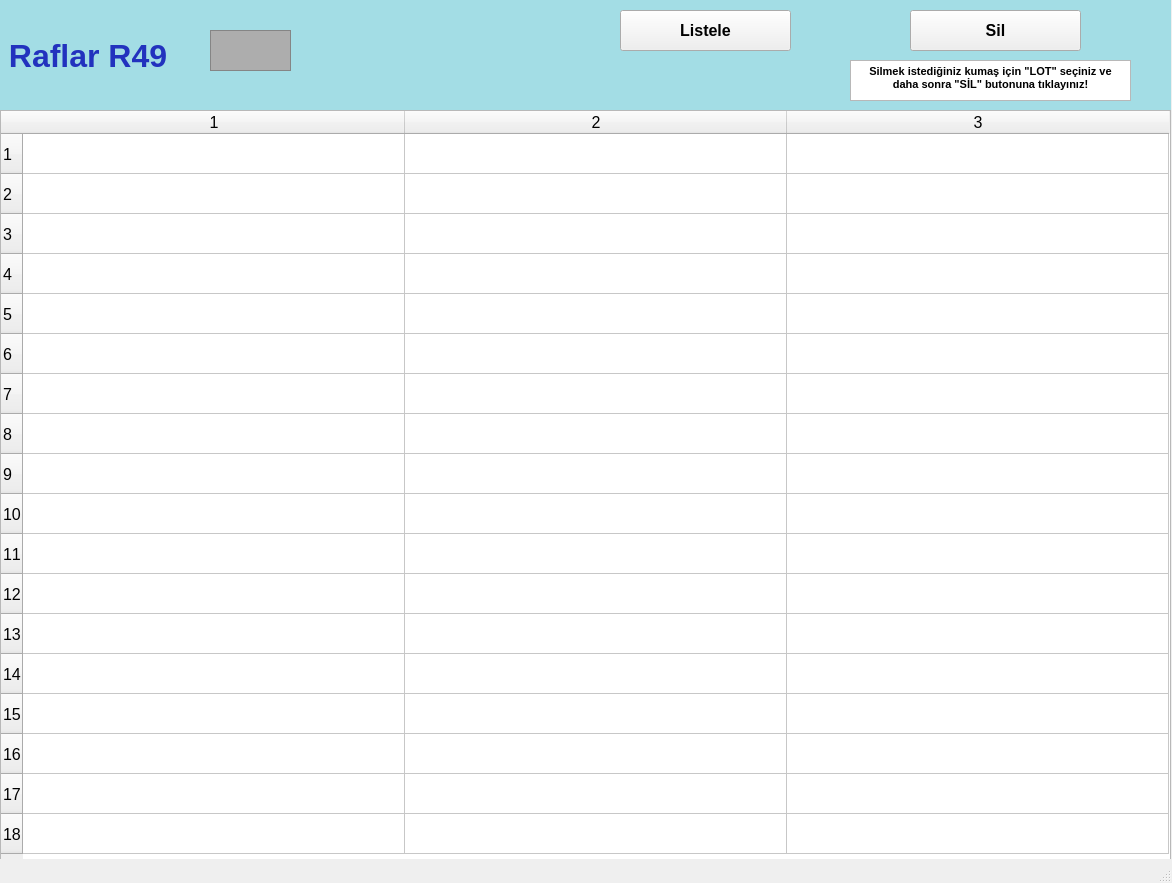
<?xml version="1.0" encoding="UTF-8"?>
<ui version="4.0">
 <class>raflarR49_ekran</class>
 <widget class="QMainWindow" name="raflarR49_ekran">
  <property name="geometry">
   <rect>
    <x>0</x>
    <y>0</y>
    <width>1172</width>
    <height>883</height>
   </rect>
  </property>
  <property name="font">
   <font>
    <pointsize>12</pointsize>
    <weight>50</weight>
    <bold>false</bold>
    <kerning>false</kerning>
   </font>
  </property>
  <property name="windowTitle">
   <string/>
  </property>
  <widget class="QWidget" name="centralwidget">
   <widget class="QLabel" name="raflarR1yazi_lbl">
    <property name="geometry">
     <rect>
      <x>0</x>
      <y>0</y>
      <width>1171</width>
      <height>111</height>
     </rect>
    </property>
    <property name="font">
     <font>
      <pointsize>24</pointsize>
      <weight>75</weight>
      <bold>true</bold>
     </font>
    </property>
    <property name="styleSheet">
     <string notr="true">background-color: rgb(163, 221, 229);
color: rgb(34, 50, 190);</string>
    </property>
    <property name="text">
     <string> Raflar R49</string>
    </property>
   </widget>
   <widget class="QFrame" name="raflarR1_img">
    <property name="geometry">
     <rect>
      <x>210</x>
      <y>30</y>
      <width>81</width>
      <height>41</height>
     </rect>
    </property>
    <property name="styleSheet">
     <string notr="true">background-color: rgb(173, 173, 173);</string>
    </property>
    <property name="frameShape">
     <enum>QFrame::StyledPanel</enum>
    </property>
    <property name="frameShadow">
     <enum>QFrame::Raised</enum>
    </property>
   </widget>
   <widget class="QTableWidget" name="R49_tw">
    <property name="geometry">
     <rect>
      <x>0</x>
      <y>110</y>
      <width>1171</width>
      <height>751</height>
     </rect>
    </property>
    <property name="baseSize">
     <size>
      <width>0</width>
      <height>0</height>
     </size>
    </property>
    <property name="rowCount">
     <number>18</number>
    </property>
    <property name="columnCount">
     <number>3</number>
    </property>
    <attribute name="horizontalHeaderVisible">
     <bool>true</bool>
    </attribute>
    <attribute name="horizontalHeaderCascadingSectionResizes">
     <bool>false</bool>
    </attribute>
    <attribute name="horizontalHeaderDefaultSectionSize">
     <number>382</number>
    </attribute>
    <attribute name="horizontalHeaderMinimumSectionSize">
     <number>38</number>
    </attribute>
    <attribute name="verticalHeaderDefaultSectionSize">
     <number>40</number>
    </attribute>
    <attribute name="verticalHeaderMinimumSectionSize">
     <number>23</number>
    </attribute>
    <row/>
    <row/>
    <row/>
    <row/>
    <row/>
    <row/>
    <row/>
    <row/>
    <row/>
    <row/>
    <row/>
    <row/>
    <row/>
    <row/>
    <row/>
    <row/>
    <row/>
    <row/>
    <column/>
    <column/>
    <column/>
   </widget>
   <widget class="QPushButton" name="listeleR49_btn">
    <property name="geometry">
     <rect>
      <x>620</x>
      <y>10</y>
      <width>171</width>
      <height>41</height>
     </rect>
    </property>
    <property name="font">
     <font>
      <pointsize>12</pointsize>
      <weight>75</weight>
      <bold>true</bold>
     </font>
    </property>
    <property name="text">
     <string>Listele</string>
    </property>
   </widget>
   <widget class="QPushButton" name="silR49_btn">
    <property name="geometry">
     <rect>
      <x>910</x>
      <y>10</y>
      <width>171</width>
      <height>41</height>
     </rect>
    </property>
    <property name="font">
     <font>
      <pointsize>12</pointsize>
      <weight>75</weight>
      <bold>true</bold>
     </font>
    </property>
    <property name="text">
     <string>Sil</string>
    </property>
   </widget>
   <widget class="QTextBrowser" name="textBrowser">
    <property name="geometry">
     <rect>
      <x>850</x>
      <y>60</y>
      <width>281</width>
      <height>41</height>
     </rect>
    </property>
    <property name="html">
     <string>&lt;!DOCTYPE HTML PUBLIC &quot;-//W3C//DTD HTML 4.0//EN&quot; &quot;http://www.w3.org/TR/REC-html40/strict.dtd&quot;&gt;
&lt;html&gt;&lt;head&gt;&lt;meta name=&quot;qrichtext&quot; content=&quot;1&quot; /&gt;&lt;style type=&quot;text/css&quot;&gt;
p, li { white-space: pre-wrap; }
&lt;/style&gt;&lt;/head&gt;&lt;body style=&quot; font-family:'MS Shell Dlg 2'; font-size:12pt; font-weight:400; font-style:normal;&quot;&gt;
&lt;p align=&quot;center&quot; style=&quot; margin-top:0px; margin-bottom:0px; margin-left:0px; margin-right:0px; -qt-block-indent:0; text-indent:0px;&quot;&gt;&lt;span style=&quot; font-size:8pt; font-weight:600;&quot;&gt;Silmek istediğiniz kumaş için &amp;quot;LOT&amp;quot; seçiniz ve daha sonra &amp;quot;SİL&amp;quot; butonuna tıklayınız!&lt;/span&gt;&lt;/p&gt;&lt;/body&gt;&lt;/html&gt;</string>
    </property>
   </widget>
  </widget>
  <widget class="QStatusBar" name="statusbar"/>
 </widget>
 <resources/>
 <connections/>
</ui>
